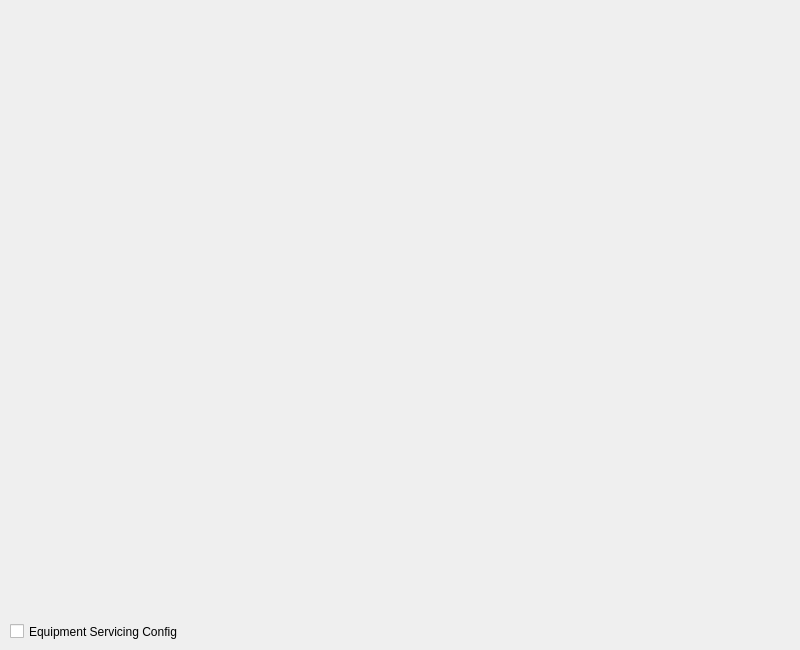
<?xml version="1.0" encoding="UTF-8"?>
<ui version="4.0">
 <class>arm_view</class>
 <widget class="QWidget" name="arm_view">
  <property name="geometry">
   <rect>
    <x>0</x>
    <y>0</y>
    <width>800</width>
    <height>650</height>
   </rect>
  </property>
  <property name="sizePolicy">
   <sizepolicy hsizetype="Preferred" vsizetype="Preferred">
    <horstretch>0</horstretch>
    <verstretch>0</verstretch>
   </sizepolicy>
  </property>
  <property name="minimumSize">
   <size>
    <width>800</width>
    <height>650</height>
   </size>
  </property>
  <property name="maximumSize">
   <size>
    <width>800</width>
    <height>650</height>
   </size>
  </property>
  <property name="windowTitle">
   <string>Arm View</string>
  </property>
  <widget class="QCheckBox" name="altConfigCheck">
   <property name="geometry">
    <rect>
     <x>10</x>
     <y>620</y>
     <width>211</width>
     <height>23</height>
    </rect>
   </property>
   <property name="text">
    <string>Equipment Servicing Config</string>
   </property>
  </widget>
 </widget>
 <resources/>
 <connections/>
</ui>
